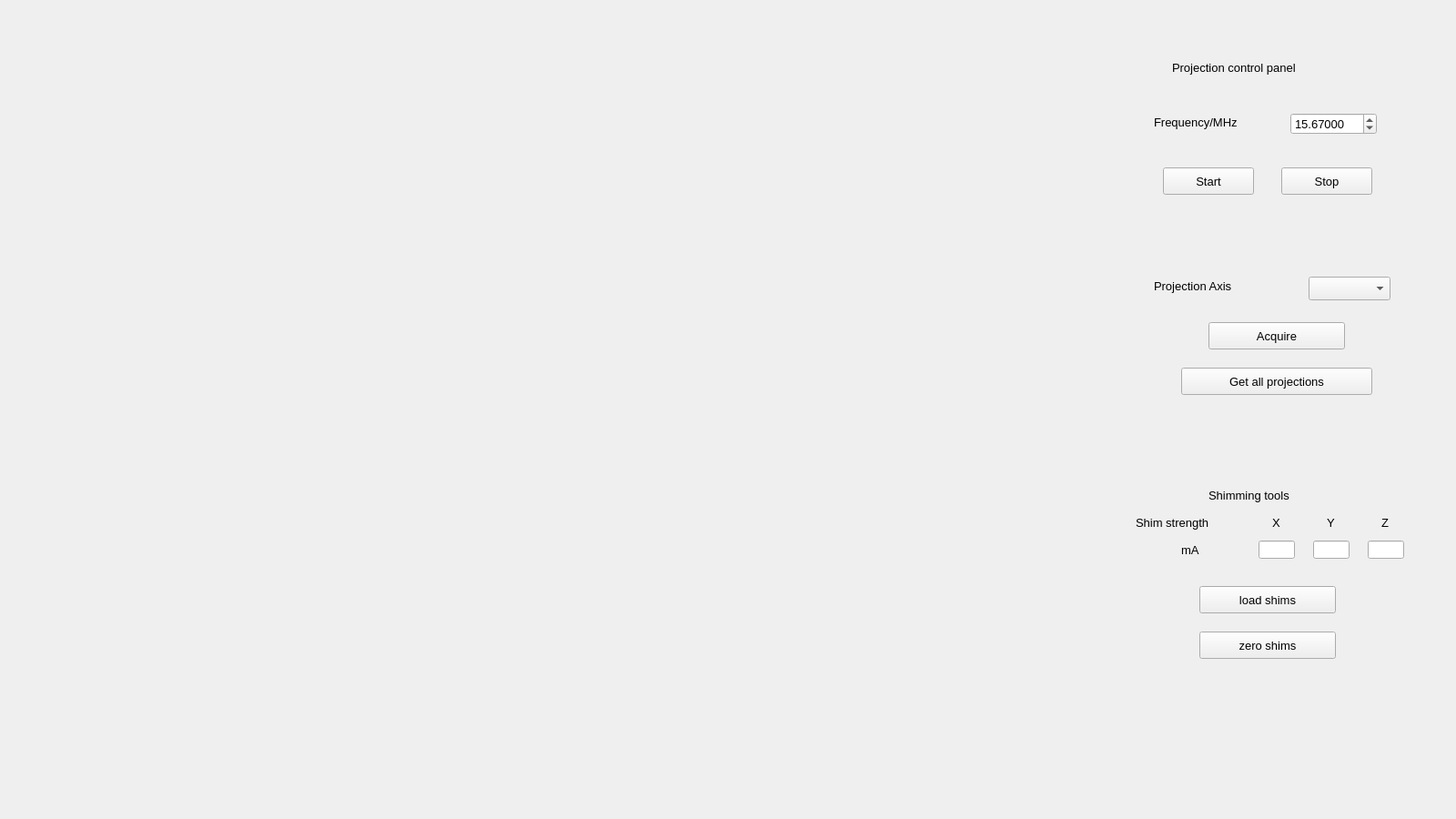
<?xml version="1.0" encoding="UTF-8"?>
<ui version="4.0">
 <class>mri_proj_Widget</class>
 <widget class="QWidget" name="mri_proj_Widget">
  <property name="geometry">
   <rect>
    <x>0</x>
    <y>0</y>
    <width>1600</width>
    <height>900</height>
   </rect>
  </property>
  <property name="windowTitle">
   <string>Proj</string>
  </property>
  <layout class="QHBoxLayout" name="horizontalLayout">
   <item>
    <widget class="QWidget" name="plotWidget" native="true">
     <property name="sizePolicy">
      <sizepolicy hsizetype="Preferred" vsizetype="Preferred">
       <horstretch>0</horstretch>
       <verstretch>0</verstretch>
      </sizepolicy>
     </property>
     <property name="minimumSize">
      <size>
       <width>0</width>
       <height>0</height>
      </size>
     </property>
     <layout class="QVBoxLayout" name="plotLayout"/>
    </widget>
   </item>
   <item>
    <widget class="QWidget" name="allProjWidget" native="true">
     <property name="sizePolicy">
      <sizepolicy hsizetype="Fixed" vsizetype="Preferred">
       <horstretch>0</horstretch>
       <verstretch>0</verstretch>
      </sizepolicy>
     </property>
     <property name="minimumSize">
      <size>
       <width>300</width>
       <height>850</height>
      </size>
     </property>
     <property name="maximumSize">
      <size>
       <width>400</width>
       <height>16777215</height>
      </size>
     </property>
     <layout class="QVBoxLayout" name="allProjLayout"/>
    </widget>
   </item>
   <item>
    <widget class="QWidget" name="controlWidget" native="true">
     <property name="enabled">
      <bool>true</bool>
     </property>
     <property name="sizePolicy">
      <sizepolicy hsizetype="Fixed" vsizetype="Fixed">
       <horstretch>0</horstretch>
       <verstretch>0</verstretch>
      </sizepolicy>
     </property>
     <property name="minimumSize">
      <size>
       <width>400</width>
       <height>850</height>
      </size>
     </property>
     <property name="font">
      <font>
       <pointsize>10</pointsize>
      </font>
     </property>
     <layout class="QHBoxLayout" name="horizontalLayout_2">
      <item>
       <widget class="QWidget" name="widget_2" native="true">
        <widget class="QComboBox" name="projAxisValue">
         <property name="geometry">
          <rect>
           <x>240</x>
           <y>270</y>
           <width>90</width>
           <height>26</height>
          </rect>
         </property>
         <property name="currentText">
          <string/>
         </property>
        </widget>
        <widget class="QLabel" name="shimLabel">
         <property name="geometry">
          <rect>
           <x>50</x>
           <y>530</y>
           <width>120</width>
           <height>20</height>
          </rect>
         </property>
         <property name="text">
          <string>Shim strength</string>
         </property>
        </widget>
        <widget class="QPushButton" name="acquireButton">
         <property name="geometry">
          <rect>
           <x>130</x>
           <y>320</y>
           <width>150</width>
           <height>30</height>
          </rect>
         </property>
         <property name="text">
          <string>Acquire</string>
         </property>
        </widget>
        <widget class="QPushButton" name="startButton">
         <property name="geometry">
          <rect>
           <x>80</x>
           <y>150</y>
           <width>100</width>
           <height>30</height>
          </rect>
         </property>
         <property name="text">
          <string>Start</string>
         </property>
        </widget>
        <widget class="QLabel" name="shimLabel_y">
         <property name="geometry">
          <rect>
           <x>260</x>
           <y>530</y>
           <width>20</width>
           <height>20</height>
          </rect>
         </property>
         <property name="text">
          <string>Y</string>
         </property>
        </widget>
        <widget class="QLabel" name="freqLabel">
         <property name="geometry">
          <rect>
           <x>70</x>
           <y>90</y>
           <width>131</width>
           <height>20</height>
          </rect>
         </property>
         <property name="text">
          <string>Frequency/MHz</string>
         </property>
        </widget>
        <widget class="QLineEdit" name="shim_z">
         <property name="geometry">
          <rect>
           <x>305</x>
           <y>560</y>
           <width>40</width>
           <height>20</height>
          </rect>
         </property>
         <property name="text">
          <string/>
         </property>
        </widget>
        <widget class="QLabel" name="axisLabel">
         <property name="geometry">
          <rect>
           <x>70</x>
           <y>270</y>
           <width>150</width>
           <height>20</height>
          </rect>
         </property>
         <property name="text">
          <string>Projection Axis</string>
         </property>
        </widget>
        <widget class="QLineEdit" name="shim_x">
         <property name="geometry">
          <rect>
           <x>185</x>
           <y>560</y>
           <width>40</width>
           <height>20</height>
          </rect>
         </property>
         <property name="text">
          <string/>
         </property>
        </widget>
        <widget class="QPushButton" name="stopButton">
         <property name="geometry">
          <rect>
           <x>210</x>
           <y>150</y>
           <width>100</width>
           <height>30</height>
          </rect>
         </property>
         <property name="text">
          <string>Stop</string>
         </property>
        </widget>
        <widget class="QLabel" name="shimLabel_x">
         <property name="geometry">
          <rect>
           <x>200</x>
           <y>530</y>
           <width>20</width>
           <height>20</height>
          </rect>
         </property>
         <property name="text">
          <string>X</string>
         </property>
        </widget>
        <widget class="QPushButton" name="loadShimButton">
         <property name="geometry">
          <rect>
           <x>120</x>
           <y>610</y>
           <width>150</width>
           <height>30</height>
          </rect>
         </property>
         <property name="text">
          <string>load shims</string>
         </property>
        </widget>
        <widget class="QPushButton" name="zeroShimButton">
         <property name="geometry">
          <rect>
           <x>120</x>
           <y>660</y>
           <width>150</width>
           <height>30</height>
          </rect>
         </property>
         <property name="text">
          <string>zero shims</string>
         </property>
        </widget>
        <widget class="QLabel" name="ProjLabel">
         <property name="geometry">
          <rect>
           <x>90</x>
           <y>30</y>
           <width>221</width>
           <height>20</height>
          </rect>
         </property>
         <property name="text">
          <string>Projection control panel</string>
         </property>
        </widget>
        <widget class="QLabel" name="shimUnitLabel">
         <property name="geometry">
          <rect>
           <x>100</x>
           <y>560</y>
           <width>30</width>
           <height>20</height>
          </rect>
         </property>
         <property name="text">
          <string>mA</string>
         </property>
        </widget>
        <widget class="QLineEdit" name="shim_y">
         <property name="geometry">
          <rect>
           <x>245</x>
           <y>560</y>
           <width>40</width>
           <height>20</height>
          </rect>
         </property>
         <property name="text">
          <string/>
         </property>
        </widget>
        <widget class="QLabel" name="shimLabel_z">
         <property name="geometry">
          <rect>
           <x>320</x>
           <y>530</y>
           <width>20</width>
           <height>20</height>
          </rect>
         </property>
         <property name="text">
          <string>Z</string>
         </property>
        </widget>
        <widget class="QDoubleSpinBox" name="freqValue">
         <property name="geometry">
          <rect>
           <x>220</x>
           <y>90</y>
           <width>95</width>
           <height>24</height>
          </rect>
         </property>
         <property name="font">
          <font>
           <pointsize>10</pointsize>
          </font>
         </property>
         <property name="decimals">
          <number>5</number>
         </property>
         <property name="maximum">
          <double>60.000000000000000</double>
         </property>
         <property name="singleStep">
          <double>0.001000000000000</double>
         </property>
         <property name="value">
          <double>15.670000000000000</double>
         </property>
        </widget>
        <widget class="QLabel" name="shimmingLabel">
         <property name="geometry">
          <rect>
           <x>130</x>
           <y>500</y>
           <width>131</width>
           <height>20</height>
          </rect>
         </property>
         <property name="text">
          <string>Shimming tools</string>
         </property>
        </widget>
        <widget class="QPushButton" name="acquireAllButton">
         <property name="geometry">
          <rect>
           <x>100</x>
           <y>370</y>
           <width>210</width>
           <height>30</height>
          </rect>
         </property>
         <property name="text">
          <string>Get all projections</string>
         </property>
        </widget>
       </widget>
      </item>
     </layout>
    </widget>
   </item>
  </layout>
 </widget>
 <resources/>
 <connections/>
</ui>
